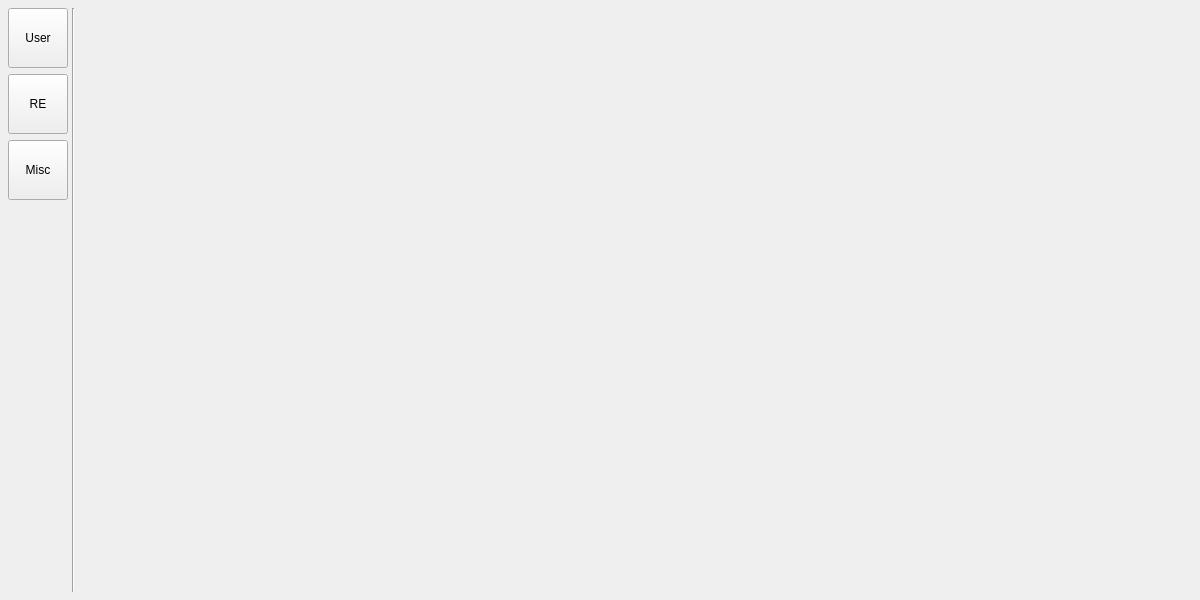
<?xml version="1.0" encoding="UTF-8"?>
<ui version="4.0">
 <class>MainWindow</class>
 <widget class="QMainWindow" name="MainWindow">
  <property name="geometry">
   <rect>
    <x>0</x>
    <y>0</y>
    <width>1200</width>
    <height>600</height>
   </rect>
  </property>
  <property name="windowTitle">
   <string>MainWindow</string>
  </property>
  <widget class="QWidget" name="centralwidget">
   <layout class="QHBoxLayout" name="horizontalLayout_2">
    <property name="spacing">
     <number>4</number>
    </property>
    <property name="leftMargin">
     <number>8</number>
    </property>
    <property name="topMargin">
     <number>8</number>
    </property>
    <property name="rightMargin">
     <number>8</number>
    </property>
    <property name="bottomMargin">
     <number>8</number>
    </property>
    <item>
     <layout class="QHBoxLayout" name="horizontalLayout">
      <item>
       <widget class="QWidget" name="sidebar_container" native="true">
        <layout class="QVBoxLayout" name="verticalLayout_2">
         <property name="leftMargin">
          <number>0</number>
         </property>
         <property name="topMargin">
          <number>0</number>
         </property>
         <property name="rightMargin">
          <number>0</number>
         </property>
         <property name="bottomMargin">
          <number>0</number>
         </property>
         <item>
          <layout class="QVBoxLayout" name="verticalLayout">
           <item>
            <widget class="QPushButton" name="sidebar_user_btn">
             <property name="minimumSize">
              <size>
               <width>0</width>
               <height>60</height>
              </size>
             </property>
             <property name="maximumSize">
              <size>
               <width>60</width>
               <height>60</height>
              </size>
             </property>
             <property name="text">
              <string>User</string>
             </property>
            </widget>
           </item>
           <item>
            <widget class="QPushButton" name="sidebar_re_btn">
             <property name="minimumSize">
              <size>
               <width>0</width>
               <height>60</height>
              </size>
             </property>
             <property name="maximumSize">
              <size>
               <width>60</width>
               <height>60</height>
              </size>
             </property>
             <property name="text">
              <string>RE</string>
             </property>
            </widget>
           </item>
           <item>
            <widget class="QPushButton" name="sidebar_misc_btn">
             <property name="minimumSize">
              <size>
               <width>0</width>
               <height>60</height>
              </size>
             </property>
             <property name="maximumSize">
              <size>
               <width>60</width>
               <height>60</height>
              </size>
             </property>
             <property name="text">
              <string>Misc</string>
             </property>
            </widget>
           </item>
           <item>
            <spacer name="verticalSpacer">
             <property name="orientation">
              <enum>Qt::Orientation::Vertical</enum>
             </property>
             <property name="sizeHint" stdset="0">
              <size>
               <width>20</width>
               <height>40</height>
              </size>
             </property>
            </spacer>
           </item>
          </layout>
         </item>
        </layout>
       </widget>
      </item>
      <item>
       <widget class="Line" name="line">
        <property name="orientation">
         <enum>Qt::Orientation::Vertical</enum>
        </property>
       </widget>
      </item>
      <item>
       <widget class="QStackedWidget" name="content_container"/>
      </item>
     </layout>
    </item>
   </layout>
  </widget>
 </widget>
 <resources/>
 <connections/>
</ui>
